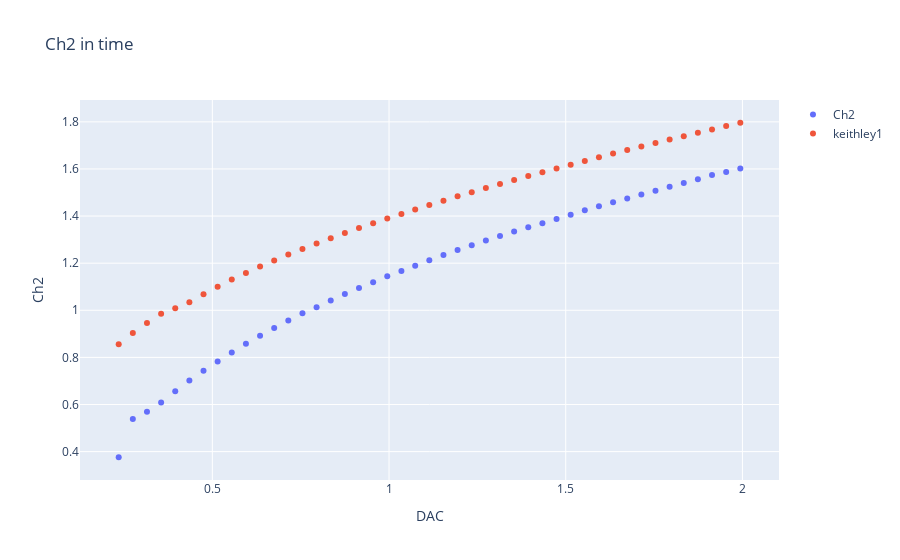

The cell this chart's notebook holds for it:
### Code cell
fig = px.scatter(data[73:428][::8], x="DAC", y="Ch2", title='Ch2 in time')
fig.data[0].name="Ch2"
fig.update_traces(showlegend=True)
#fig.add_scatter(x=data["DAC"], y=data["Ch1"], mode='markers',name = "Ch2")
#fig.add_scatter(x=data["DAC"][:450][::7], y=(keithley[(keithley["DrainI"]>=8e-9) & (keithley["DrainI"]<=630e-9)]["DrainVRight"]), mode='markers',name = "keithley1")
#fig.add_scatter(x=data[278:628], y=(keithley["DrainVRight"]), mode='markers',name = "keithley1")
fig.add_scatter(x=data["DAC"][73:428][::8], y=(keithley[(keithley["DrainI"]>=50e-9) & (keithley["DrainI"]<=600e-9)]["DrainVLeft"]), mode='markers',name = "keithley1")

fig.show()

### Figure 1 — Plotly figure (JSON) as saved in the notebook; plotly's stock layout.template omitted (floating-point values rounded to 4 significant figures)
{"data": [{"hovertemplate": "DAC=%{x}<br>Ch2=%{y}<extra></extra>", "legendgroup": "", "marker": {"color": "#636efa", "symbol": "circle"}, "mode": "markers", "name": "Ch2", "orientation": "v", "showlegend": true, "type": "scatter", "x": [0.235, 0.275, 0.315, 0.355, 0.395, 0.435, 0.475, 0.515, 0.555, 0.595, 0.635, 0.675, 0.715, 0.755, 0.795, 0.835, 0.875, 0.915, 0.955, 0.995, 1.035, 1.074, 1.114, 1.154, 1.194, 1.234, 1.274, 1.314, 1.354, 1.394, 1.434, 1.474, 1.514, 1.554, 1.594, 1.634, 1.674, 1.714, 1.754, 1.794, 1.834, 1.874, 1.914, 1.954, 1.994], "xaxis": "x", "y": [0.376, 0.538, 0.569, 0.608, 0.656, 0.702, 0.743, 0.783, 0.821, 0.858, 0.892, 0.925, 0.957, 0.987, 1.013, 1.041, 1.069, 1.095, 1.119, 1.144, 1.167, 1.189, 1.212, 1.235, 1.256, 1.276, 1.296, 1.315, 1.334, 1.352, 1.37, 1.388, 1.406, 1.425, 1.442, 1.459, 1.475, 1.492, 1.508, 1.524, 1.54, 1.556, 1.574, 1.587, 1.602], "yaxis": "y"}, {"mode": "markers", "name": "keithley1", "type": "scatter", "x": [0.235, 0.275, 0.315, 0.355, 0.395, 0.435, 0.475, 0.515, 0.555, 0.595, 0.635, 0.675, 0.715, 0.755, 0.795, 0.835, 0.875, 0.915, 0.955, 0.995, 1.035, 1.074, 1.114, 1.154, 1.194, 1.234, 1.274, 1.314, 1.354, 1.394, 1.434, 1.474, 1.514, 1.554, 1.594, 1.634, 1.674, 1.714, 1.754, 1.794, 1.834, 1.874, 1.914, 1.954, 1.994], "y": [0.8553, 0.9032, 0.946, 0.9851, 1.009, 1.034, 1.068, 1.1, 1.13, 1.159, 1.185, 1.211, 1.236, 1.26, 1.283, 1.306, 1.328, 1.349, 1.369, 1.389, 1.409, 1.428, 1.447, 1.466, 1.484, 1.501, 1.519, 1.536, 1.553, 1.57, 1.586, 1.602, 1.618, 1.634, 1.65, 1.665, 1.68, 1.695, 1.71, 1.725, 1.739, 1.754, 1.768, 1.782, 1.796, 1.81, 1.824, 1.837, 1.851, 1.864, 1.877, 1.89, 1.903, 1.916, 1.928]}], "layout": {"autosize": true, "legend": {"tracegroupgap": 0}, "title": {"text": "Ch2 in time"}, "xaxis": {"anchor": "y", "autorange": true, "domain": [0, 1], "range": [0.1262, 2.103], "title": {"text": "DAC"}, "type": "linear"}, "yaxis": {"anchor": "x", "autorange": true, "domain": [0, 1], "range": [0.2588, 1.913], "title": {"text": "Ch2"}, "type": "linear"}}}
